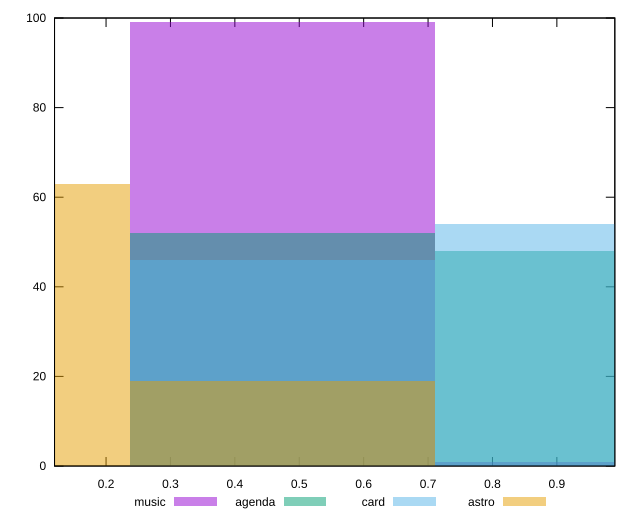

Generate this figure with gnuplot:
reset

$music <<EOF
0.4743303742106959 99
0.9486607484213918 1
EOF

$agenda <<EOF
0.4743303742106959 52
0.9486607484213918 48
EOF

$card <<EOF
0.4743303742106959 46
0.9486607484213918 54
EOF

$astro <<EOF
0.4743303742106959 19
0 63
EOF

set key outside below
set boxwidth 0.4743303742106959
set xrange [0.12:0.99]
set yrange [0:100]
set trange [0:100]
set style fill transparent solid 0.5 noborder
set terminal svg size 640, 520 enhanced background rgb 'white'
set output "reports/report_00028_2021-02-24T12-49-42.674Z/meta/score/comparison/histogram/all_raw.svg"

plot $music title "music" with boxes, \
     $agenda title "agenda" with boxes, \
     $card title "card" with boxes, \
     $astro title "astro" with boxes

reset
